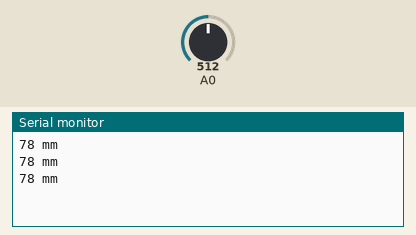
This sketch was run on a simulated Arduino Uno, built with avr-gcc and run on an emulated ATmega328P. Parts: the last lines printed to the serial monitor. The inputs (shaded band) are chosen by the test bench; at power-on: A0 = 512.

Above: at 1.2 s.
1.3 s: A0 set to 716
At 2.0 s:
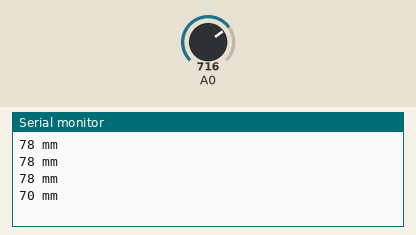
2.8 s: A0 set to 306
At 3.5 s:
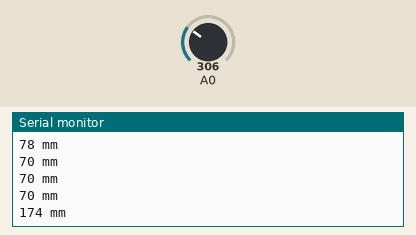
Timing chart, 0 to 5.8 s (numbered marks = the images above; inputs shaded):
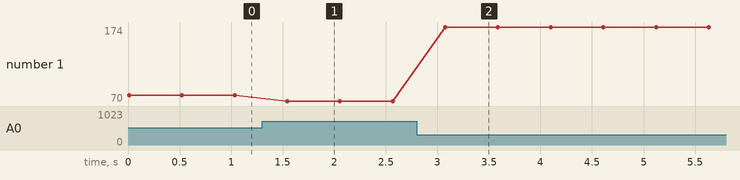

Measured:
- after the input at 1.3 s, the serial monitor: prints a new line after 0.24 s (image 1)
- after the input at 2.8 s, the serial monitor: prints a new line after 0.28 s (image 2)
- plotted number 1: 78 → 70 after the input at 1.3 s, 70 → 174 after the input at 2.8 s

The sketch:

ir_distance_sensor.ino
```cpp
#define SAMPLING_COUNT 100

void setup() {
  Serial.begin(9600);
}

void loop() {
  int ans;
  float volts;
  int mm;

  ans = get_serial_average(0);
  volts = analog_to_volts(ans);
  mm = volts_to_mm(volts);
  Serial.print(mm);
  Serial.println(" mm");
  delay(500);
}

int get_serial_average(int pin_no) {
  long sum;
  int i;

  sum = 0;

  for(i = 0; i < SAMPLING_COUNT; i++) {
    sum = sum + analogRead(pin_no);
  }

  return sum / SAMPLING_COUNT;
}

float analog_to_volts(int analog_value) {
  return (float)analog_value * 5.0 / 1024.0;
}

int volts_to_mm(float volts) {
  int mm;
  if(volts > 3.0) {
    return 70;
  }
  else if(0.4 >= volts) {
    return 800;
  }
  else {
    mm = calc_volts_to_mm(volts, 3.0, 2.3, 100, 70);
    if(mm >= 0) {
      return mm;
    }
    mm = calc_volts_to_mm(volts, 2.3, 1.7, 150, 100);
    if(mm >= 0) {
      return mm;
    }
    mm = calc_volts_to_mm(volts, 1.7, 1.3, 200, 150);
    if(mm >= 0) {
      return mm;
    }
    mm = calc_volts_to_mm(volts, 1.3, 1.1, 250, 200);
    if(mm >= 0) {
      return mm;
    }
    mm = calc_volts_to_mm(volts, 1.1, 0.9, 300, 250);
    if(mm >= 0) {
      return mm;
    }
    mm = calc_volts_to_mm(volts, 0.9, 0.75, 400, 300);
    if(mm >= 0) {
      return mm;
    }
    mm = calc_volts_to_mm(volts, 0.75, 0.6, 500, 400);
    if(mm >= 0) {
      return mm;
    }
    mm = calc_volts_to_mm(volts, 0.6, 0.5, 600, 500);
    if(mm >= 0) {
      return mm;
    }
    mm = calc_volts_to_mm(volts, 0.5, 0.45, 700, 600);
    if(mm >= 0) {
      return mm;
    }
    mm = calc_volts_to_mm(volts, 0.45, 0.4, 800, 700);
    if(mm >= 0) {
      return mm;
    }
  }
  return -1;
}

int calc_volts_to_mm(float volts, float volts_max, float volts_min, int mm_max, int mm_min) {
  float temp;
  if(volts_max >= volts && volts > volts_min) {
    temp = (float)(mm_max - mm_min) / (volts_max - volts_min);
    return (int)(mm_min + (volts - volts_min) * temp);
  }
  else {
    return -1;
  }
}
```
